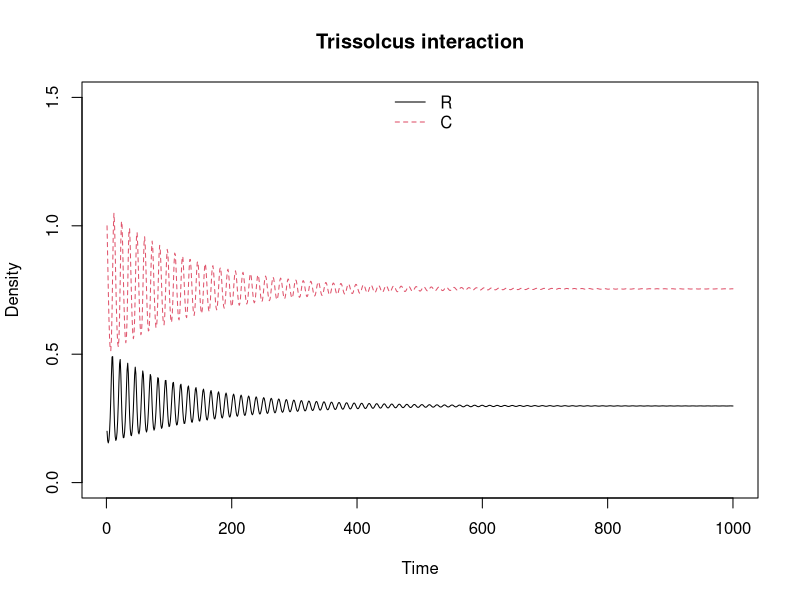
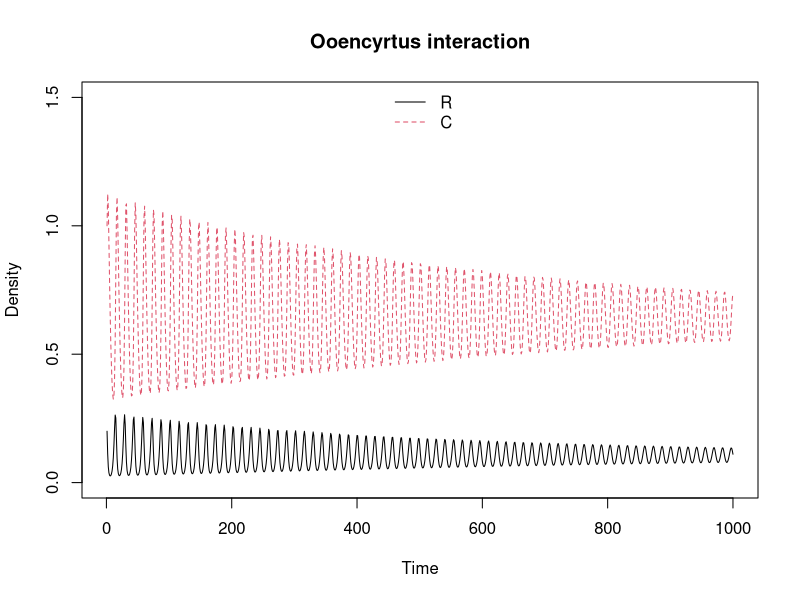

These figures' R source, in order:
## ---- chunk 1
require(deSolve)
require(seqinr)
## ---- chunk 2
## Rosenzweig-MacArthur consumer-resource model 
# assumes logistic resource growth and a type 2 functional response by the consumer (i.e. consumption rate saturates with resource density). This function is necessary for the ordinary differential equation solver, ode() 
rmcr <- function(t,y,p) {
  # t,y,p is the necessary format for solving using the ode() function in R
  R <- y[1]
  C <- y[2]
  with(as.list(p), {
    dR.dt <- r * R * (1 - q * R) - a * C * R / (1 + a * C * h * R)
    dC.dt <- e * a * C * R / (1 + a * C * h * R) - d * C
    return(list(c(dR.dt,dC.dt)))
  })
}
## ---- chunk 3
# state variable values (initial values at beginning of "experiments")
R <- 0.2
C <- 1
i.state <- c(R = R,C = C) 
## ---- chunk 4
## Experiment 1: a * h / q < 1

# parameter values for Harlequin bug and Trissolocus interaction, taken from Fig. 3 in Johnson & Amarasekare 2015
r <- 0.85 # per capita rate of increase in resource
q <- 1/16 # estimate competition coefficient from field data for Harlequin bug
e <- 1 # predator conversion efficiency
h <- 0.015 # handling time
d <- 0.33 # mortality rate of predator
a <- 1.11 # initial attack rate of 1.3 instead of 1.2 more closely replicates the figures in the book

a * h / q # 0.2664, which is lower than what was reported in the manuscript (0.35)

# run the experiment. This experiment essentially solves the model at the initial C and R densities, and takes the new C and R densities and reruns the model, and so on until the end of time.
p.rm1 <- c(r = r, e = e, a = a, q = q, h = h, d = d) # create a vector for the parameters for experiment #1
 
Time <- 1000 # set time scale
rm1 <- ode(i.state,1:Time, rmcr, p.rm1) # run the experiment 

# replicate Fig. 3a
matplot(rm1[,1], rm1[,c(2,3)],
        type = "l", ylab="Density", xlab="Time", ylim=c(0, C*1.5), main = "Trissolcus interaction")
legend("top", c("R","C"), lty=1:2, col=1:2, bty="n")
## ---- chunk 5
##  parameters for Ooencyrtus interaction
h <- 0.05 
a <- 1.32 
e <- 1.82 
d <- 0.25 

a * h / q # now is above threshold (i.e. > 1)

# set parameters and run the model for the same amount of time.
p.rm2 <- c(r = r, e = e, a = a, h = h, q = q)
rm2 <- ode(i.state, 1:Time, rmcr, p.rm2)

# plot densities
matplot(rm2[,1],rm2[,c(2,3)], 
        type = "l", ylab="Density", xlab="Time", ylim=c(0,C*1.5), main = "Ooencyrtus interaction")
legend("top", c("R","C"), lty=1:2, col=1:2, bty="n")
